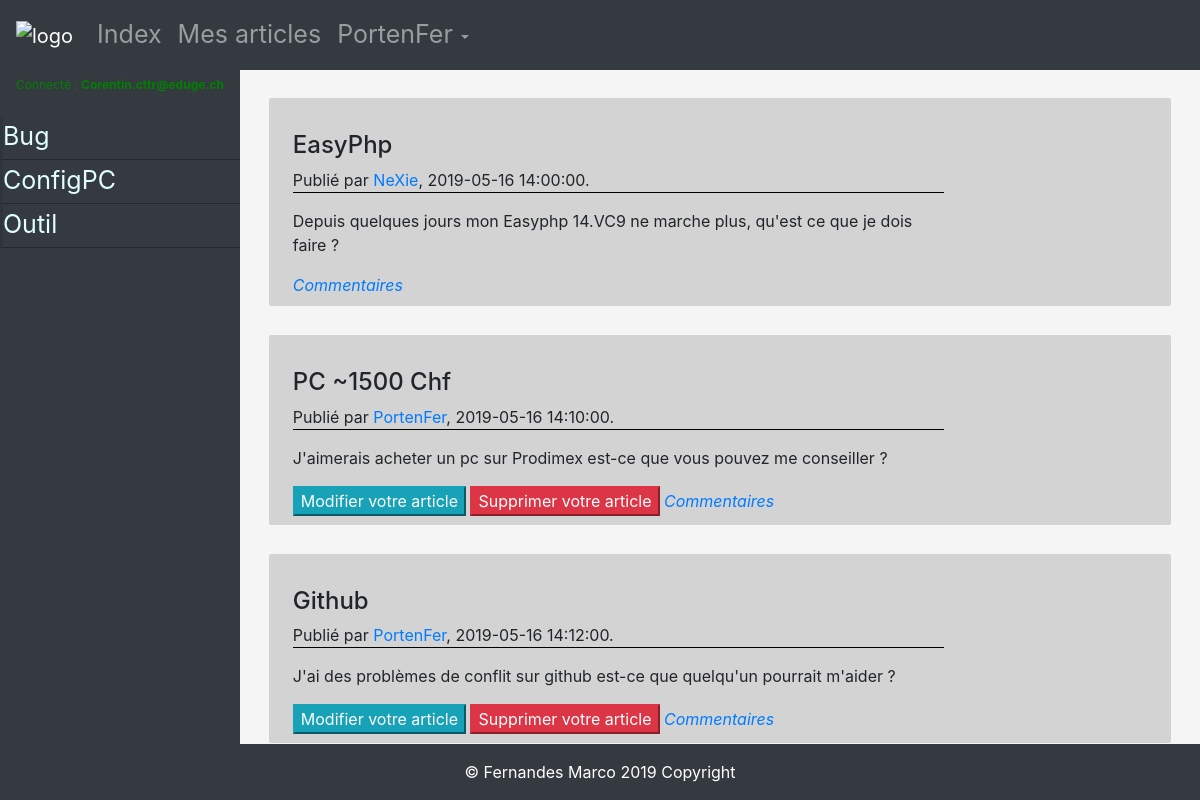
The app's page /index.php?page=Index (signed in) with its own data.
### tables this page shows
CREATE TABLE IF NOT EXISTS `topics` (
  `id_topic` int(11) NOT NULL AUTO_INCREMENT,
  `title_topic` varchar(100) NOT NULL,
  PRIMARY KEY (`id_topic`),
  UNIQUE KEY `title` (`title_topic`)
);

CREATE TABLE IF NOT EXISTS `articles` (
  `id_article` int(11) NOT NULL AUTO_INCREMENT,
  `id_topic` int(11) NOT NULL,
  `id_user` int(11) NOT NULL,
  `title` varchar(50) NOT NULL,
  `content` text NOT NULL,
  `creation_date` timestamp NOT NULL DEFAULT CURRENT_TIMESTAMP,
  `is_active` tinyint(1) NOT NULL,
  PRIMARY KEY (`id_article`),
  KEY `id_article` (`id_article`),
  KEY `id_topic` (`id_topic`),
  KEY `id_user` (`id_user`)
);

CREATE TABLE IF NOT EXISTS `users` (
  `id_user` int(11) NOT NULL AUTO_INCREMENT,
  `pseudo` varchar(50) NOT NULL,
  `last_name` varchar(50) NOT NULL,
  `first_name` varchar(50) NOT NULL,
  `email` varchar(50) NOT NULL,
  `password` varchar(45) NOT NULL,
  `is_admin` tinyint(1) NOT NULL,
  `is_active` tinyint(1) NOT NULL,
  PRIMARY KEY (`id_user`)
);

### new_functions/pdoConnection.php (called while the page is built, shortened)
<?php
class EDatabase {
    private static $pdoInstance;
    public static function getInstance() {
        if (self::$pdoInstance == null) {
            try {
                $dsn = EDB_DBTYPE . ':host=' . EDB_HOST . ';port=' . EDB_PORT . ';dbname=' . EDB_DBNAME . ';charset=utf8';
                self::$pdoInstance = new PDO($dsn, EDB_USER, EDB_PASS);
                self::$pdoInstance->setAttribute(PDO::ATTR_ERRMODE, PDO::ERRMODE_EXCEPTION);
            } catch (PDOException $e) {
                echo "Database Error: " . $e->getMessage();
            }
        }
        return self::$pdoInstance;
    }
}

### new_functions/fonctionDatabase.php (called while the page is built, shortened)
<?php
function getTopics() {
    try {
        $sql = "SELECT * FROM `topics`";
        $dbQuery = EDatabase::getInstance()->prepare($sql);
        $dbQuery->execute();
        return $dbQuery->fetchAll(PDO::FETCH_ASSOC);
    } catch (PDOException $e) {
        die('Erreur : ' . $e->getMessage());
    }
}
function getArticlesPublic() {
    try {
        $sql = "SELECT * FROM `articles` "
                . "LEFT JOIN `users` ON `articles`.`id_user` = `users`.`id_user` "
                . "WHERE `articles`.`is_active` = 1 "
                . "AND `users`.`is_active` = 1 "
                . "ORDER BY creation_date ASC LIMIT 5";
        $dbQuery = EDatabase::getInstance()->prepare($sql);
        $dbQuery->execute();
        return $dbQuery->fetchAll(PDO::FETCH_ASSOC);
    } catch (PDOException $e) {
        die('Erreur : ' . $e->getMessage());
    }
}

### new_includes/articlesPublic.php (the view, shortened to what this page needs)
<article>
    <div class="insideArt row content">
        <div class="col-sm-9">
            <h4><?= $value["title"] ?></h4>
            <p class="bordure"> Publié par <a href="index.php?page=publicProfile&pseudoProfile=<?= $value["pseudo"] ?>"><?= $value["pseudo"] ?></a>, <?= $value["creation_date"] ?>.</p>
            <p><?= $value["content"] ?></p>
            <?php if ($is_admin == 2 || $_SESSION["pseudo"] == $value["pseudo"]) {
                ?>
                <a href="index.php?page=ModifArticles&idModifMyArticle=<?= $value["id_article"] ?>"><input type="button" class="btn-info" name="ModifMyArticles" value="Modifier votre article"></a>
                <a href="index.php?page=DeleteArticle&DeleteArticleById=<?= $value["id_article"] ?>"><input class="btn-danger" type="submit" name="DelMyArticles" value="Supprimer votre article"></a>
            <?php } ?>
            <?php if (isset($_SESSION["Connected"])) { ?>
                <em><a href="./index.php?page=afficheArticleById&idArt=<?= $value["id_article"] ?>">Commentaires</a></em>
            <?php } ?>
        </div>
    </div>
</article>

### new_includes/head.inc.php (shortened to what this page needs)
<!DOCTYPE html>
<html>
    <head>
        <link rel="stylesheet" href="./bs/css/bootstrap.min.css">
        <link href="./css/MyCFPTForum.css" rel="stylesheet" type="text/css"/>
    </head>

### new_includes/header.inc.php (shortened to what this page needs)
<body style=" background-color: #F1E5E5;">

### new_includes/nav.inc.php (shortened to what this page needs)
<nav class="navbar navbar-expand-sm bg-dark navbar-dark">
    <a class="navbar-brand" href="index.php?page=Index"><img src="./image/logoCfpt.png" alt="logo" style="width:120px;"></a>
    <div class="bg-dark collapse navbar-collapse" id="collapsibleNavbar">
        <ul class="navbar-nav">
            <li class="nav-item">
                <a class="fontSize nav-link" href="index.php?page=Index">Index</a>
            </li>
            <?php if (isset($_SESSION["Connected"]) && $_SESSION["is_admin"] == 2) { ?>
                <li class="nav-item">
                    <a class="fontSize nav-link" href="index.php?page=MesArticles">Mes articles</a>
                </li>
            <?php } if (isset($_SESSION["Connected"]) && $_SESSION["is_admin"] == 1) { ?>
                <li class="nav-item">
                    <a class="fontSize nav-link" href="index.php?page=MesArticles">Mes articles</a>
                </li>
            <?php } if (!isset($_SESSION["Connected"])) { ?>
                <li class="nav-item">
                    <a class="fontSize nav-link" href="index.php?page=Inscription">Inscription</a>
                </li>
            <?php } if (!isset($_SESSION["Connected"])) { ?>
            <?php } if (isset($_SESSION["Connected"])) { ?>
                <li class="nav-item dropdown"><a href="#" class="nav-link dropdown-toggle" data-toggle="dropdown">
                        <span class="fontSize user-name"><?= $_SESSION["pseudo"]; ?></span>
                    </a>
                </li>
            <?php } ?>
        </ul>
    </div>
</nav>

### new_includes/menu.inc.php (shortened to what this page needs)
<?php
if (isset($_SESSION["is_admin"])) {
    $is_admin = $_SESSION["is_admin"];
}
$tableTopic = getTopics();
?>
<nav class="nav-side-menu bg-dark text-white">
    <div class="text-white bg-dark brand">
        <?php if (isset($_SESSION["Connected"])) { ?>
            <p style="color:green; font-size: 12px;">Connecté : <strong> <?= $_SESSION["email"] ?></strong></p>
        <?php } ?>
    </div>
    <div class="menu-list">
        <ul id="menu-content" class="menu-content collapse out">
            <?php
            if (isset($_SESSION["Connected"])) {
                foreach ($tableTopic as $value) {
                    ?>
                    <li><a class="fontSize" href="index.php?page=displayArtByTopics&nameTopic=<?= $value["title_topic"] ?>&id_topic=<?= $value["id_topic"] ?>"><?= $value["title_topic"] ?></a></li>
                    <?php
                }
            }
            ?>
            <br>
        </ul>
    </div>
</nav>

### index.php (shortened to what this page needs)
<?php
require_once './new_functions/pdoConnection.php';
require_once './new_functions/fonctionDatabase.php';
$page = (isset($_GET['page']) ? $page = $_GET['page'] : $page = "");
include './new_includes/head.inc.php';
include './new_includes/header.inc.php';
include './new_includes/nav.inc.php';
include './new_includes/menu.inc.php';
switch ($page) {
    default :
    case "Index":
        include './new_includes/article.inc.php';
        break;
}
include './new_includes/footer.inc.php';
?>

### new_includes/article.inc.php (shortened to what this page needs)
<section>
    <?php
    if ($page == "Index") {
        $tableArticlesPublic = getArticlesPublic();
        foreach ($tableArticlesPublic as $value) {
            include '/new_includes/articlesPublic.php';
        }
    }
    ?>
</section>

### new_includes/footer.inc.php (shortened to what this page needs)
  <footer class="text-white bg-dark page-footer footer-copyright text-center py-3">&COPY; Fernandes Marco 2019 Copyright </footer>
</body>
</html>

### css/MyCFPTForum.css (style rules this page uses)
section { height: 88vh; background-color: whitesmoke; overflow-y: scroll; }
article { border-radius: 2px; margin: 3% 3% 3% 3%; background-color: lightgrey; }
.insideArt { margin-left: 1%; padding-top: 1%; padding-bottom: 1%; }
.bordure { border-bottom:1px solid black; }
footer { position: absolute; bottom: 0; left: 0; right: 0 }
.fontSize { font-size: 25px; }
.nav-side-menu { background-color: #2e353d; float: left; width: 20%; height: 88vh; }
.nav-side-menu .brand { line-height: 30px; text-align: center; }
.nav-side-menu ul,.nav-side-menu li { list-style: none; padding: 0px; margin: 0px; line-height: 40px; cursor: pointer; }
.nav-side-menu li { padding-left: 0px; border-left: 3px solid #2e353d; border-bottom: 1px solid #23282e; }
.nav-side-menu li a { text-decoration: none; color: #e1ffff; }
@media (min-width: 767px) { .nav-side-menu .menu-list .menu-content { display: block; } }
body { background-color: #e8e8e8; }

### records on screen
topics: title_topic "Bug"
topics: title_topic "ConfigPC"
topics: title_topic "Outil"
articles: title "EasyPhp", id_user.pseudo "NeXie", creation_date "2019-05-16 14:00:00", content "Depuis quelques jours mon Easyphp 14.VC9 ne marche plus, qu'est ce que je dois faire ?"
articles: title "PC ~1500 Chf", id_user.pseudo "PortenFer", creation_date "2019-05-16 14:10:00", content "J'aimerais acheter un pc sur Prodimex est-ce que vous pouvez me conseiller ?"
articles: title "Github", id_user.pseudo "PortenFer", creation_date "2019-05-16 14:12:00", content "J'ai des problèmes de conflit sur github est-ce que quelqu'un pourrait m'aider ?"

### other values on screen
$_SESSION["pseudo"] "PortenFer"
